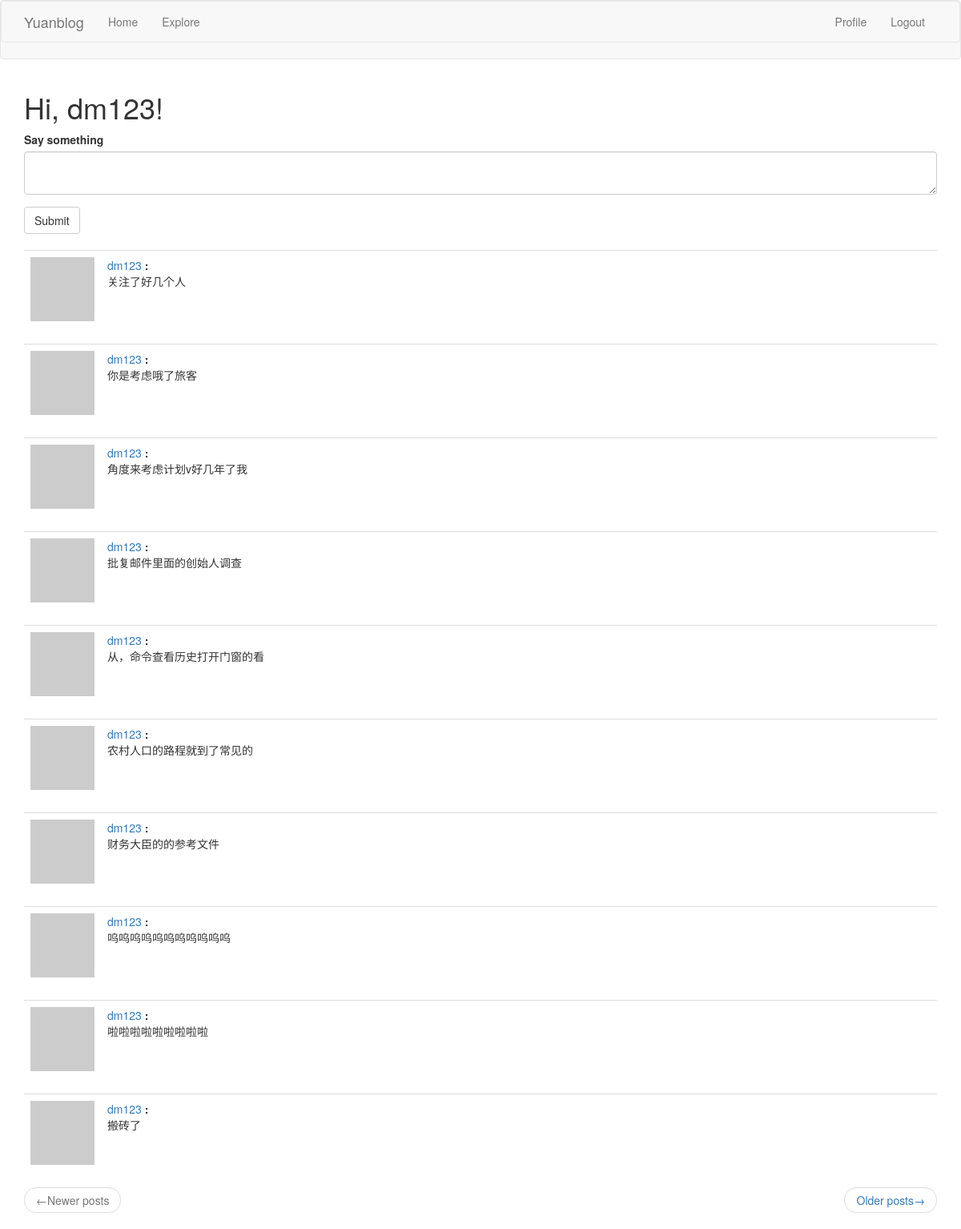
Page /index (signed in) on the committed database.
### app/models.py (models this page shows, shortened)
class User(UserMixin, db.Model):
    id = db.Column(db.Integer, primary_key=True)
    username = db.Column(db.String(64), index=True, unique=True)
    email = db.Column(db.String(128), index=True, unique=True)
    password_hash = db.Column(db.String(128))
    posts = db.relationship('Post', backref='author', lazy='dynamic')
    about_me = db.Column(db.String(140))
    last_date = db.Column(db.DateTime, default=datetime.utcnow)
    followed = db.relationship(
        'User', secondary=followers,
        primaryjoin=(followers.c.follower_id == id),
        secondaryjoin=(followers.c.followed_id == id),
        backref=db.backref('followers', lazy='dynamic'), lazy='dynamic')
    def avatar(self, size):
        digest = hashlib.md5(self.email.lower().encode('utf-8')).hexdigest()
        return 'https://www.gravatar.com/avatar/{}?d=identicon&s={}'.format(digest, size)
    def followed_posts(self):
        followed = Post.query.join(
            followers, (followers.c.followed_id == Post.user_id)).filter(
            followers.c.follower_id == self.id)
        own = Post.query.filter_by(user_id=self.id)
        return followed.union(own).order_by(Post.timestamp.desc())
    @login.user_loader
    def load_user(id):
        return User.query.get(int(id))

class Post(db.Model):
    id = db.Column(db.Integer, primary_key=True)
    body = db.Column(db.String(140))
    timestamp = db.Column(db.DateTime, index=True, default=datetime.utcnow)
    user_id = db.Column(db.Integer, db.ForeignKey('user.id'))

### app/routes.py (the view)
@app.route('/', methods=['GET', 'POST'])
@app.route('/index', methods=['GET', 'POST'])
@login_required
def index():
    form = PostForm()
    if form.validate_on_submit():
        post = Post(body=form.post.data, author=current_user)
        db.session.add(post)
        db.session.commit()
        flash('Your post is now live!')
        return redirect(url_for('index'))
    page = request.args.get('page', 1, type=int)
    posts = current_user.followed_posts().paginate(page, app.config['POSTS_PER_PAGE'], False)
    next_url = url_for('index', page=posts.next_num) \
        if posts.has_next else None
    prev_url = url_for('index', page=posts.prev_num) \
        if posts.has_prev else None
    return render_template('index.html', title='Home', form=form,
                           posts=posts.items, next_url=next_url,
                           prev_url=prev_url)

### app/forms.py
class PostForm(FlaskForm):
    post = TextAreaField('Say something', validators=[DataRequired()])
    submit = SubmitField('Submit')

### app/routes.py (called while the page is built)
@app.before_request
def before_request():
    if current_user.is_authenticated:
        current_user.last_date = datetime.utcnow()
        db.session.commit()

### app/templates/index.html
{% extends "base.html" %}
{% import 'bootstrap/wtf.html' as wtf %}
{% block app_content %}
    <h1>Hi, {{ current_user.username }}!</h1>
    {% if form %}
    {{ wtf.quick_form(form) }}
        <br>
    {% endif %}
    {% for post in posts %}
        {% include '_post.html' %}
    {% endfor %}
    <nav aria-label="...">
        <ul class="pager">
            <li class="previous{% if not prev_url %} disabled{% endif %}">
                <a href="{{ prev_url or '#'}}">
                    <span aria-hidden="true">&larr;</span>Newer posts
                </a>
            </li>
            <li class="next{% if not next_url %} disabled{% endif %}">
                <a href="{{ next_url or '#' }}">
                    Older posts<span aria-hidden="true">&rarr;</span>
                </a>
            </li>
        </ul>
    </nav>
{% endblock %}

### app/templates/_post.html
<table class="table table-hover">
    <tr>
        <td width="70px">
            <a href="{{ url_for('user', username=post.author.username) }}">
                <img src="{{ post.author.avatar(70) }}">
            </a>
        </td>
        <td>
            <a href="{{ url_for('user', username=post.author.username) }}">
                    {{ post.author.username }}
                </a><b>:</b>
            <br>
            <p>{{ post.body }}</p>
        </td>
    </tr>
</table>

### rows in the picture
User: username "dm123"
Post: author.username "dm123", body "关注了好几个人"
Post: author.username "dm123", body "你是考虑哦了旅客"
Post: author.username "dm123", body "角度来考虑计划v好几年了我"
Post: author.username "dm123", body "批复邮件里面的创始人调查"
Post: author.username "dm123", body "从，命令查看历史打开门窗的看"
Post: author.username "dm123", body "农村人口的路程就到了常见的"
Post: author.username "dm123", body "财务大臣的的参考文件"
Post: author.username "dm123", body "呜呜呜呜呜呜呜呜呜呜呜"
Post: author.username "dm123", body "啦啦啦啦啦啦啦啦啦"
Post: author.username "dm123", body "搬砖了"
